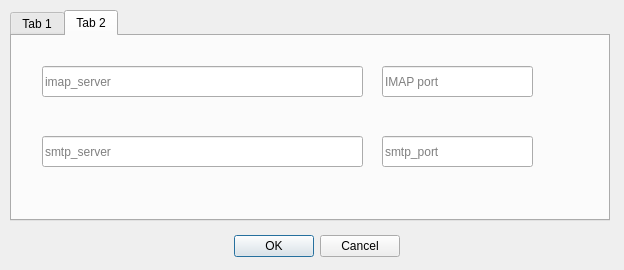
<?xml version="1.0" encoding="UTF-8"?>
<ui version="4.0">
 <class>Dialog</class>
 <widget class="QDialog" name="Dialog">
  <property name="geometry">
   <rect>
    <x>0</x>
    <y>0</y>
    <width>624</width>
    <height>270</height>
   </rect>
  </property>
  <property name="windowTitle">
   <string>Dialog</string>
  </property>
  <widget class="QDialogButtonBox" name="buttonBox">
   <property name="geometry">
    <rect>
     <x>200</x>
     <y>230</y>
     <width>200</width>
     <height>32</height>
    </rect>
   </property>
   <property name="orientation">
    <enum>Qt::Horizontal</enum>
   </property>
   <property name="standardButtons">
    <set>QDialogButtonBox::Cancel|QDialogButtonBox::Ok</set>
   </property>
  </widget>
  <widget class="QTabWidget" name="tabWidget">
   <property name="geometry">
    <rect>
     <x>10</x>
     <y>10</y>
     <width>600</width>
     <height>211</height>
    </rect>
   </property>
   <property name="currentIndex">
    <number>1</number>
   </property>
   <widget class="QWidget" name="tab">
    <attribute name="title">
     <string>Tab 1</string>
    </attribute>
    <widget class="QRadioButton" name="radioButton_3">
     <property name="geometry">
      <rect>
       <x>410</x>
       <y>30</y>
       <width>145</width>
       <height>19</height>
      </rect>
     </property>
     <property name="text">
      <string>SUSTech</string>
     </property>
    </widget>
    <widget class="QRadioButton" name="radioButton_2">
     <property name="geometry">
      <rect>
       <x>220</x>
       <y>30</y>
       <width>145</width>
       <height>19</height>
      </rect>
     </property>
     <property name="text">
      <string>163</string>
     </property>
    </widget>
    <widget class="QRadioButton" name="radioButton">
     <property name="geometry">
      <rect>
       <x>30</x>
       <y>30</y>
       <width>145</width>
       <height>19</height>
      </rect>
     </property>
     <property name="text">
      <string>QQ</string>
     </property>
    </widget>
    <widget class="QLabel" name="label">
     <property name="geometry">
      <rect>
       <x>40</x>
       <y>110</y>
       <width>72</width>
       <height>15</height>
      </rect>
     </property>
     <property name="text">
      <string>qqpix</string>
     </property>
    </widget>
    <widget class="QLabel" name="label_2">
     <property name="geometry">
      <rect>
       <x>230</x>
       <y>100</y>
       <width>72</width>
       <height>15</height>
      </rect>
     </property>
     <property name="text">
      <string>163pix</string>
     </property>
    </widget>
    <widget class="QLabel" name="label_3">
     <property name="geometry">
      <rect>
       <x>440</x>
       <y>100</y>
       <width>72</width>
       <height>15</height>
      </rect>
     </property>
     <property name="text">
      <string>sustechpix</string>
     </property>
    </widget>
   </widget>
   <widget class="QWidget" name="tab_2">
    <attribute name="title">
     <string>Tab 2</string>
    </attribute>
    <widget class="QLineEdit" name="lineEdit">
     <property name="geometry">
      <rect>
       <x>30</x>
       <y>30</y>
       <width>321</width>
       <height>31</height>
      </rect>
     </property>
     <property name="placeholderText">
      <string>imap_server</string>
     </property>
    </widget>
    <widget class="QLineEdit" name="lineEdit_3">
     <property name="geometry">
      <rect>
       <x>30</x>
       <y>100</y>
       <width>321</width>
       <height>31</height>
      </rect>
     </property>
     <property name="placeholderText">
      <string>smtp_server</string>
     </property>
    </widget>
    <widget class="QLineEdit" name="lineEdit_2">
     <property name="geometry">
      <rect>
       <x>370</x>
       <y>30</y>
       <width>151</width>
       <height>31</height>
      </rect>
     </property>
     <property name="text">
      <string/>
     </property>
     <property name="placeholderText">
      <string>IMAP port</string>
     </property>
    </widget>
    <widget class="QLineEdit" name="lineEdit_4">
     <property name="geometry">
      <rect>
       <x>370</x>
       <y>100</y>
       <width>151</width>
       <height>31</height>
      </rect>
     </property>
     <property name="placeholderText">
      <string>smtp_port</string>
     </property>
    </widget>
   </widget>
  </widget>
 </widget>
 <resources/>
 <connections>
  <connection>
   <sender>buttonBox</sender>
   <signal>accepted()</signal>
   <receiver>Dialog</receiver>
   <slot>accept()</slot>
   <hints>
    <hint type="sourcelabel">
     <x>248</x>
     <y>254</y>
    </hint>
    <hint type="destinationlabel">
     <x>157</x>
     <y>274</y>
    </hint>
   </hints>
  </connection>
  <connection>
   <sender>buttonBox</sender>
   <signal>rejected()</signal>
   <receiver>Dialog</receiver>
   <slot>reject()</slot>
   <hints>
    <hint type="sourcelabel">
     <x>316</x>
     <y>260</y>
    </hint>
    <hint type="destinationlabel">
     <x>286</x>
     <y>274</y>
    </hint>
   </hints>
  </connection>
 </connections>
</ui>
